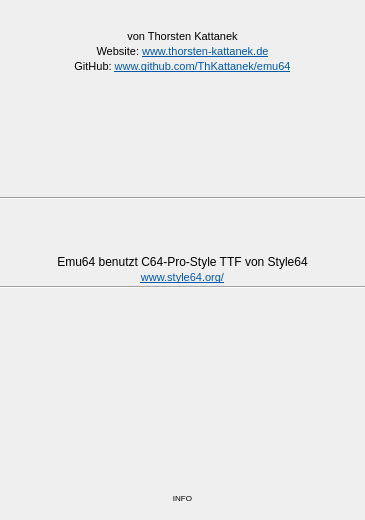
<?xml version="1.0" encoding="UTF-8"?>
<ui version="4.0">
 <class>InfoWindow</class>
 <widget class="QDialog" name="InfoWindow">
  <property name="geometry">
   <rect>
    <x>0</x>
    <y>0</y>
    <width>365</width>
    <height>520</height>
   </rect>
  </property>
  <property name="windowTitle">
   <string>Emu64 Information</string>
  </property>
  <layout class="QHBoxLayout" name="horizontalLayout_6">
   <property name="spacing">
    <number>2</number>
   </property>
   <property name="leftMargin">
    <number>0</number>
   </property>
   <property name="topMargin">
    <number>0</number>
   </property>
   <property name="rightMargin">
    <number>0</number>
   </property>
   <property name="bottomMargin">
    <number>0</number>
   </property>
   <item>
    <layout class="QVBoxLayout" name="verticalLayout">
     <property name="spacing">
      <number>2</number>
     </property>
     <item>
      <layout class="QHBoxLayout" name="horizontalLayout">
       <property name="spacing">
        <number>2</number>
       </property>
       <item>
        <layout class="QVBoxLayout" name="verticalLayout_2">
         <property name="spacing">
          <number>2</number>
         </property>
         <item>
          <widget class="QLabel" name="Emu64Version">
           <property name="font">
            <font>
             <pointsize>18</pointsize>
             <bold>true</bold>
            </font>
           </property>
           <property name="styleSheet">
            <string notr="true">color: rgb(0, 0,100);</string>
           </property>
           <property name="text">
            <string/>
           </property>
           <property name="alignment">
            <set>Qt::AlignCenter</set>
           </property>
          </widget>
         </item>
         <item>
          <widget class="QLabel" name="label_2">
           <property name="font">
            <font>
             <pointsize>8</pointsize>
            </font>
           </property>
           <property name="text">
            <string>von Thorsten Kattanek</string>
           </property>
           <property name="alignment">
            <set>Qt::AlignCenter</set>
           </property>
           <property name="openExternalLinks">
            <bool>false</bool>
           </property>
           <property name="textInteractionFlags">
            <set>Qt::LinksAccessibleByMouse</set>
           </property>
          </widget>
         </item>
         <item>
          <widget class="QLabel" name="label_3">
           <property name="font">
            <font>
             <pointsize>8</pointsize>
            </font>
           </property>
           <property name="text">
            <string>&lt;html&gt;&lt;head/&gt;&lt;body&gt;&lt;p&gt;Website: &lt;a href=&quot;https://www.thorsten-kattanek.de&quot;&gt;&lt;span style=&quot; text-decoration: underline; color:#0057ae;&quot;&gt;www.thorsten-kattanek.de&lt;/span&gt;&lt;/a&gt;&lt;/p&gt;&lt;/body&gt;&lt;/html&gt;</string>
           </property>
           <property name="alignment">
            <set>Qt::AlignCenter</set>
           </property>
           <property name="openExternalLinks">
            <bool>true</bool>
           </property>
          </widget>
         </item>
         <item>
          <widget class="QLabel" name="label_6">
           <property name="font">
            <font>
             <pointsize>8</pointsize>
            </font>
           </property>
           <property name="text">
            <string>&lt;html&gt;&lt;head/&gt;&lt;body&gt;&lt;p&gt;GitHub: &lt;a href=&quot;https://github.com/ThKattanek/emu64&quot;&gt;&lt;span style=&quot; text-decoration: underline; color:#0057ae;&quot;&gt;www.github.com/ThKattanek/emu64&lt;/span&gt;&lt;/a&gt;&lt;/p&gt;&lt;/body&gt;&lt;/html&gt;</string>
           </property>
           <property name="alignment">
            <set>Qt::AlignCenter</set>
           </property>
           <property name="openExternalLinks">
            <bool>true</bool>
           </property>
          </widget>
         </item>
         <item>
          <layout class="QHBoxLayout" name="horizontalLayout_3">
           <property name="spacing">
            <number>2</number>
           </property>
           <item>
            <widget class="QWidget" name="widget_3" native="true">
             <property name="minimumSize">
              <size>
               <width>120</width>
               <height>120</height>
              </size>
             </property>
             <property name="maximumSize">
              <size>
               <width>120</width>
               <height>120</height>
              </size>
             </property>
             <property name="styleSheet">
              <string notr="true">border-image: url(:/grafik/emu64_logo_120_120.png);</string>
             </property>
            </widget>
           </item>
          </layout>
         </item>
        </layout>
       </item>
      </layout>
     </item>
     <item>
      <widget class="Line" name="line">
       <property name="orientation">
        <enum>Qt::Horizontal</enum>
       </property>
      </widget>
     </item>
     <item>
      <layout class="QHBoxLayout" name="horizontalLayout_2">
       <property name="spacing">
        <number>2</number>
       </property>
       <item>
        <layout class="QVBoxLayout" name="verticalLayout_3">
         <property name="spacing">
          <number>2</number>
         </property>
         <item>
          <layout class="QHBoxLayout" name="horizontalLayout_7">
           <item>
            <widget class="QWidget" name="widget_4" native="true">
             <property name="sizePolicy">
              <sizepolicy hsizetype="Preferred" vsizetype="Preferred">
               <horstretch>0</horstretch>
               <verstretch>0</verstretch>
              </sizepolicy>
             </property>
             <property name="minimumSize">
              <size>
               <width>108</width>
               <height>51</height>
              </size>
             </property>
             <property name="maximumSize">
              <size>
               <width>108</width>
               <height>51</height>
              </size>
             </property>
             <property name="styleSheet">
              <string notr="true">border-image: url(:/grafik/style64.png);</string>
             </property>
            </widget>
           </item>
          </layout>
         </item>
         <item>
          <widget class="QLabel" name="label_5">
           <property name="text">
            <string>Emu64 benutzt C64-Pro-Style TTF von Style64</string>
           </property>
           <property name="alignment">
            <set>Qt::AlignCenter</set>
           </property>
          </widget>
         </item>
         <item>
          <widget class="QLabel" name="label_4">
           <property name="font">
            <font>
             <pointsize>8</pointsize>
            </font>
           </property>
           <property name="text">
            <string>&lt;html&gt;&lt;head/&gt;&lt;body&gt;&lt;p&gt;&lt;a href=&quot;http://www.style64.org/&quot;&gt;&lt;span style=&quot; text-decoration: underline; color:#0057ae;&quot;&gt;www.style64.org/&lt;/span&gt;&lt;/a&gt;&lt;/p&gt;&lt;/body&gt;&lt;/html&gt;</string>
           </property>
           <property name="alignment">
            <set>Qt::AlignCenter</set>
           </property>
           <property name="openExternalLinks">
            <bool>true</bool>
           </property>
          </widget>
         </item>
        </layout>
       </item>
      </layout>
     </item>
     <item>
      <widget class="Line" name="line_2">
       <property name="orientation">
        <enum>Qt::Horizontal</enum>
       </property>
      </widget>
     </item>
     <item>
      <layout class="QHBoxLayout" name="horizontalLayout_4">
       <property name="spacing">
        <number>2</number>
       </property>
       <item>
        <widget class="QWidget" name="widget_2" native="true">
         <property name="minimumSize">
          <size>
           <width>361</width>
           <height>200</height>
          </size>
         </property>
         <property name="maximumSize">
          <size>
           <width>361</width>
           <height>200</height>
          </size>
         </property>
         <property name="styleSheet">
          <string notr="true">border-image: url(:/grafik/qt_sdl_ffmpeg_logo_300x200.png);</string>
         </property>
        </widget>
       </item>
      </layout>
     </item>
     <item>
      <layout class="QHBoxLayout" name="horizontalLayout_5">
       <item>
        <widget class="QLabel" name="moreinfosOut">
         <property name="font">
          <font>
           <pointsize>6</pointsize>
          </font>
         </property>
         <property name="text">
          <string>INFO</string>
         </property>
         <property name="alignment">
          <set>Qt::AlignCenter</set>
         </property>
        </widget>
       </item>
      </layout>
     </item>
     <item>
      <spacer name="verticalSpacer">
       <property name="orientation">
        <enum>Qt::Vertical</enum>
       </property>
       <property name="sizeHint" stdset="0">
        <size>
         <width>20</width>
         <height>40</height>
        </size>
       </property>
      </spacer>
     </item>
    </layout>
   </item>
  </layout>
 </widget>
 <resources/>
 <connections/>
 <designerdata>
  <property name="gridDeltaX">
   <number>5</number>
  </property>
  <property name="gridDeltaY">
   <number>5</number>
  </property>
  <property name="gridSnapX">
   <bool>true</bool>
  </property>
  <property name="gridSnapY">
   <bool>true</bool>
  </property>
  <property name="gridVisible">
   <bool>true</bool>
  </property>
 </designerdata>
</ui>
